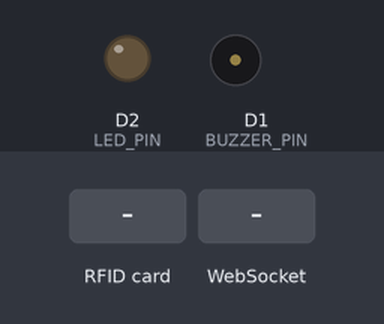
Bench run of a program on a simulated ESP8266 (NodeMCU). Parts: output pins drawn as LEDs (lit = HIGH), buzzer (waves = sounding, pin HIGH). The test bench sets the inputs (shaded band). WiFi joins after 1.5 s; servers stay silent unless stated; what the program prints to the serial monitor is not drawn.

Above: at 3.4 s.
3.5 s: RFID card 5E 7A 19 C4 held to the reader
At 4.2 s:
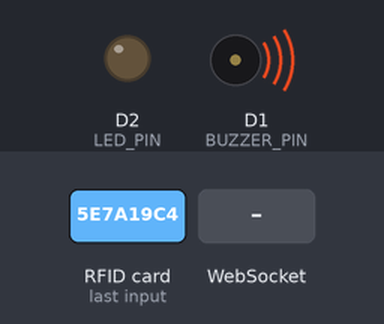
5.8 s: WebSocket text "BUZZ" received
At 7.0 s:
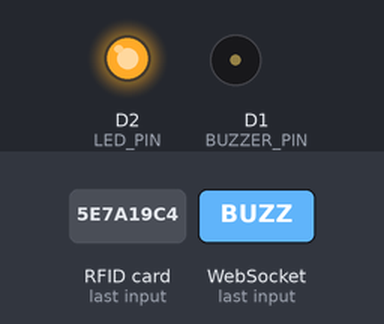
7.3 s: RFID card 5E 7A 19 C4 held to the reader
At 8.4 s:
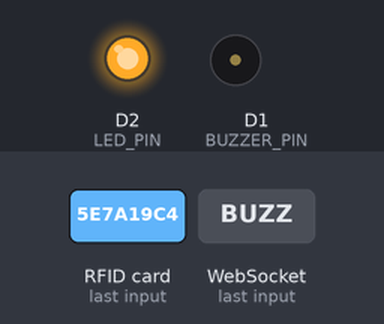
Timing chart, 0 to 10.3 s (numbered marks = the images above; inputs shaded):
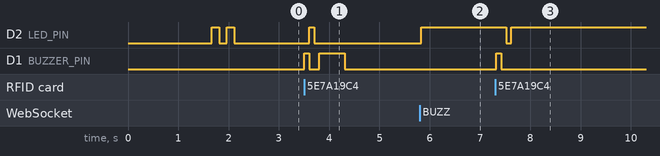

The program:

main.cpp
```cpp
#include <Arduino.h>
#include <SPI.h>
#include <MFRC522.h>
#include <ESP8266WiFi.h>
#include <WebSocketsClient.h>
#include <ArduinoJson.h>

// ==========================================================
// IMS IoT Kiosk — ESP8266 + MFRC522 RFID Firmware
//
// Reads RFID cards via the MFRC522 reader and delivers the
// card UID to the kiosk system over a WebSocket connection
// to the kiosk-server (hardware/kiosk-server).
//
// Communication flow:
//   RFID Card → MFRC522 → ESP8266 → Wi-Fi → WebSocket →
//   kiosk-server → Kiosk Frontend → Backend API → Resident
// ==========================================================


// =========================
// Wi-Fi Settings
// =========================

const char* WIFI_SSID     = "Issei";
const char* WIFI_PASSWORD = "hahaha123";

// Wi-Fi reconnect timing
unsigned long lastWiFiCheck = 0;
const unsigned long WIFI_CHECK_INTERVAL = 10000; // 10 seconds


// =========================
// Kiosk Server Settings
// =========================
// The kiosk-server (hardware/kiosk-server/index.js) listens
// for WebSocket connections on this host:port at path /ws.
// The ESP8266 connects as an "arduino" type client.

const char* KIOSK_SERVER_HOST = "13.250.176.247";
const uint16_t KIOSK_SERVER_PORT = 3001;
const char* KIOSK_SERVER_PATH = "/ws?type=arduino";


// =========================
// RFID Pins (NodeMCU v2)
// =========================

#define SS_PIN  D8
#define RST_PIN D3


// =========================
// Buzzer and LED
// =========================

#define BUZZER_PIN D1
#define LED_PIN    D2


// =========================
// Timing Constants
// =========================

const unsigned long HEARTBEAT_INTERVAL = 15000;  // 15 seconds
const unsigned long RFID_COOLDOWN      = 1500;   // 1.5s between scans (debounce)


// =========================
// Global Objects
// =========================

MFRC522 rfid(SS_PIN, RST_PIN);
WebSocketsClient webSocket;

// State
bool wsConnected      = false;
unsigned long lastHeartbeat = 0;
unsigned long lastScanTime  = 0;
String lastScannedUid       = "";


// =========================
// Forward Declarations
// =========================

void setupWiFi();
void checkWiFi();
void setupWebSocket();
void webSocketEvent(WStype_t type, uint8_t* payload, size_t length);
void sendRfidScan(const String& uid);
void sendHeartbeat();
void scanRFID();
void beep(int durationMs);
void blinkLED(int times, int intervalMs);
String readUid();


// =========================
// Setup
// =========================

void setup() {

    Serial.begin(115200);
    delay(100);

    // Pin Setup
    pinMode(BUZZER_PIN, OUTPUT);
    pinMode(LED_PIN, OUTPUT);
    digitalWrite(BUZZER_PIN, LOW);
    digitalWrite(LED_PIN, LOW);

    // RFID Setup
    SPI.begin();
    rfid.PCD_Init();
    rfid.PCD_SetAntennaGain(MFRC522::RxGain_max); // Maximum antenna sensitivity (48dB)

    // Banner
    Serial.println();
    Serial.println(F("=================================="));
    Serial.println(F("IMS IoT Kiosk — ESP8266 RFID"));
    Serial.println(F("=================================="));
    Serial.print(F("MFRC522 Reader Status: "));
    rfid.PCD_DumpVersionToSerial();


    // Wi-Fi
    setupWiFi();

    // WebSocket — connects to kiosk-server
    setupWebSocket();

    // Startup blink
    blinkLED(2, 150);
}


// =========================
// Main Loop
// =========================

void loop() {

    // 1. Maintain Wi-Fi
    checkWiFi();

    // 2. Maintain WebSocket (handles reconnect internally)
    webSocket.loop();

    // 3. Periodic heartbeat
    if (wsConnected && (millis() - lastHeartbeat >= HEARTBEAT_INTERVAL)) {
        sendHeartbeat();
        lastHeartbeat = millis();
    }

    // 4. Scan for RFID cards
    scanRFID();
}


// =========================
// Wi-Fi
// =========================

void setupWiFi() {
    Serial.println(F("Connecting to Wi-Fi..."));
    WiFi.mode(WIFI_STA);
    WiFi.begin(WIFI_SSID, WIFI_PASSWORD);

    // Block for initial connection (max 15s)
    unsigned long start = millis();
    while (WiFi.status() != WL_CONNECTED && millis() - start < 15000) {
        delay(500);
        Serial.print(".");
    }
    Serial.println();

    if (WiFi.status() == WL_CONNECTED) {
        Serial.print(F("Wi-Fi connected! IP: "));
        Serial.println(WiFi.localIP());
    } else {
        Serial.println(F("Wi-Fi connection failed — will retry in background."));
    }
}

void checkWiFi() {
    if (WiFi.status() == WL_CONNECTED) return;
    if (millis() - lastWiFiCheck < WIFI_CHECK_INTERVAL) return;

    lastWiFiCheck = millis();
    Serial.println(F("Wi-Fi disconnected. Reconnecting..."));
    WiFi.disconnect();
    WiFi.begin(WIFI_SSID, WIFI_PASSWORD);
}


// =========================
// WebSocket
// =========================

void setupWebSocket() {
    webSocket.begin(KIOSK_SERVER_HOST, KIOSK_SERVER_PORT, KIOSK_SERVER_PATH);
    webSocket.onEvent(webSocketEvent);
    webSocket.setReconnectInterval(2000); // Fast auto-reconnect (every 2s)
    webSocket.enableHeartbeat(3000, 2000, 2); // Ping every 3s, timeout 2s (detects server restarts within 3-5 seconds)
}

void webSocketEvent(WStype_t type, uint8_t* payload, size_t length) {
    switch (type) {

        case WStype_CONNECTED:
            wsConnected = true;
            lastHeartbeat = millis();
            Serial.print(F("[WS] Connected to kiosk-server at "));
            Serial.print(KIOSK_SERVER_HOST);
            Serial.print(":");
            Serial.println(KIOSK_SERVER_PORT);

            // Announce ourselves
            {
                JsonDocument doc;
                doc["type"] = "identify";
                doc["device"] = "esp8266_rfid";
                doc["firmware"] = "1.0.0";
                String msg;
                serializeJson(doc, msg);
                webSocket.sendTXT(msg);
            }

            // Solid LED on when connected
            digitalWrite(LED_PIN, HIGH);
            break;

        case WStype_DISCONNECTED:
            wsConnected = false;
            Serial.println(F("[WS] Disconnected from kiosk-server"));
            digitalWrite(LED_PIN, LOW);
            break;

        case WStype_TEXT:
            Serial.print(F("[WS] Received: "));
            Serial.println((char*)payload);

            // Handle commands from kiosk-server (optional)
            {
                JsonDocument doc;
                DeserializationError err = deserializeJson(doc, payload, length);
                if (!err) {
                    const char* command = doc["command"];
                    if (command) {
                        if (strcmp(command, "BUZZ") == 0) {
                            int duration = doc["params"]["duration"] | 200;
                            beep(duration);
                        } else if (strcmp(command, "LED_BLINK") == 0) {
                            int times = doc["params"]["times"] | 3;
                            int interval = doc["params"]["interval"] | 200;
                            blinkLED(times, interval);
                        }
                    }
                }
            }
            break;

        case WStype_PING:
            // Library handles pong automatically
            break;

        case WStype_PONG:
            break;

        default:
            break;
    }
}


// =========================
// RFID Scanning & Watchdog
// =========================

unsigned long lastRfidHealthCheck = 0;

void checkRfidHealth() {
    if (millis() - lastRfidHealthCheck < 3000) return;
    lastRfidHealthCheck = millis();

    byte version = rfid.PCD_ReadRegister(MFRC522::VersionReg);
    // If version is 0x00 or 0xFF, SPI communication is uninitialized/stalled
    if (version == 0x00 || version == 0xFF) {
        Serial.println(F("[RFID] MFRC522 SPI uninitialized/stalled — reinitializing reader..."));
        SPI.begin();
        rfid.PCD_Init();
        rfid.PCD_SetAntennaGain(MFRC522::RxGain_max);
    }
}

void scanRFID() {
    // 1. Ensure RC522 SPI hardware is alive
    checkRfidHealth();

    // 2. Check for card presence (dual attempt for WUPA/REQA response)
    if (!rfid.PICC_IsNewCardPresent() && !rfid.PICC_IsNewCardPresent()) return;
    if (!rfid.PICC_ReadCardSerial())   return;

    String uid = readUid();
    if (uid.length() < 4) {
        rfid.PICC_HaltA();
        rfid.PCD_StopCrypto1();
        return;
    }

    // Debounce: ignore same card scanned within RFID_COOLDOWN period
    if (uid == lastScannedUid && (millis() - lastScanTime < RFID_COOLDOWN)) {
        rfid.PICC_HaltA();
        rfid.PCD_StopCrypto1();
        return;
    }

    lastScannedUid = uid;
    lastScanTime = millis();

    // Print to Serial (debugging)
    Serial.print(F("Card UID: "));
    Serial.println(uid);

    // Feedback: short beep + blink
    beep(100);
    blinkLED(1, 100);

    // Send to kiosk-server via WebSocket
    sendRfidScan(uid);

    rfid.PICC_HaltA();
    rfid.PCD_StopCrypto1();
}

String readUid() {
    String uid = "";
    for (byte i = 0; i < rfid.uid.size; i++) {
        if (rfid.uid.uidByte[i] < 0x10) uid += "0";
        uid += String(rfid.uid.uidByte[i], HEX);
    }
    uid.toUpperCase();
    return uid;
}


// =========================
// WebSocket Messages
// =========================

void sendRfidScan(const String& uid) {
    if (!wsConnected) {
        Serial.println(F("[WS] Not connected — cannot send RFID scan"));
        // Long beep to indicate error
        beep(500);
        return;
    }

    JsonDocument doc;
    doc["type"] = "rfid_scan";
    doc["uid"]  = uid;
    doc["timestamp"] = millis();

    String msg;
    serializeJson(doc, msg);
    webSocket.sendTXT(msg);

    Serial.print(F("[WS] Sent RFID scan: "));
    Serial.println(uid);
}

void sendHeartbeat() {
    if (!wsConnected) return;

    JsonDocument doc;
    doc["type"] = "heartbeat";
    doc["uptime"] = millis() / 1000;

    String msg;
    serializeJson(doc, msg);
    webSocket.sendTXT(msg);
}


// =========================
// LED + Buzzer Helpers
// =========================

void beep(int durationMs) {
    digitalWrite(BUZZER_PIN, HIGH);
    delay(durationMs);
    digitalWrite(BUZZER_PIN, LOW);
}

void blinkLED(int times, int intervalMs) {
    for (int i = 0; i < times; i++) {
        digitalWrite(LED_PIN, HIGH);
        delay(intervalMs);
        digitalWrite(LED_PIN, LOW);
        delay(intervalMs);
    }
    // Restore LED to connected state indicator
    if (wsConnected) {
        digitalWrite(LED_PIN, HIGH);
    }
}
```

Measured:
- after the input at 3.5 s, D2 (LED_PIN): LOW → HIGH after 0.11 s, → LOW 0.10 s later; D1 (BUZZER_PIN): LOW → HIGH at once, → LOW 0.10 s later, → HIGH 0.20 s later, → LOW 0.50 s later
- after the input at 5.8 s, D2 (LED_PIN): LOW → HIGH at once
- after the input at 7.3 s, D2 (LED_PIN): HIGH → LOW after 0.22 s, → HIGH 0.10 s later; D1 (BUZZER_PIN): LOW → HIGH at once, → LOW 0.10 s later
